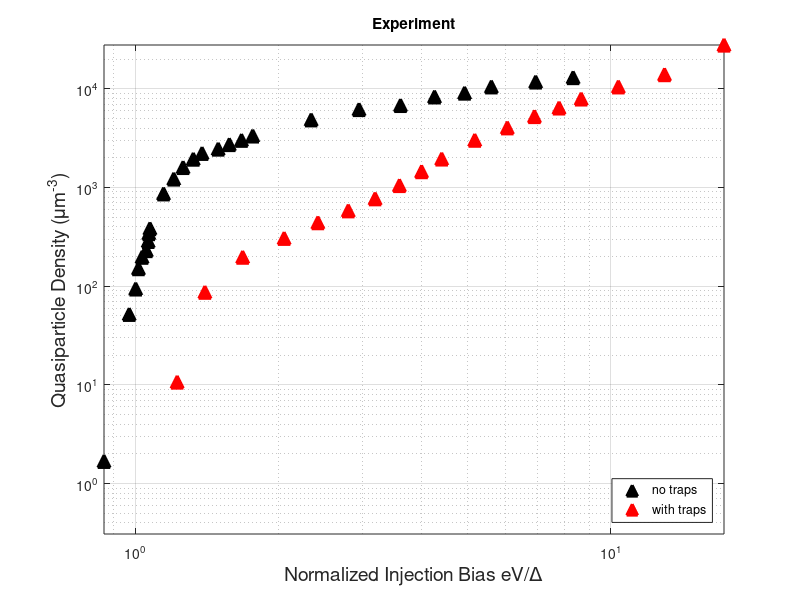
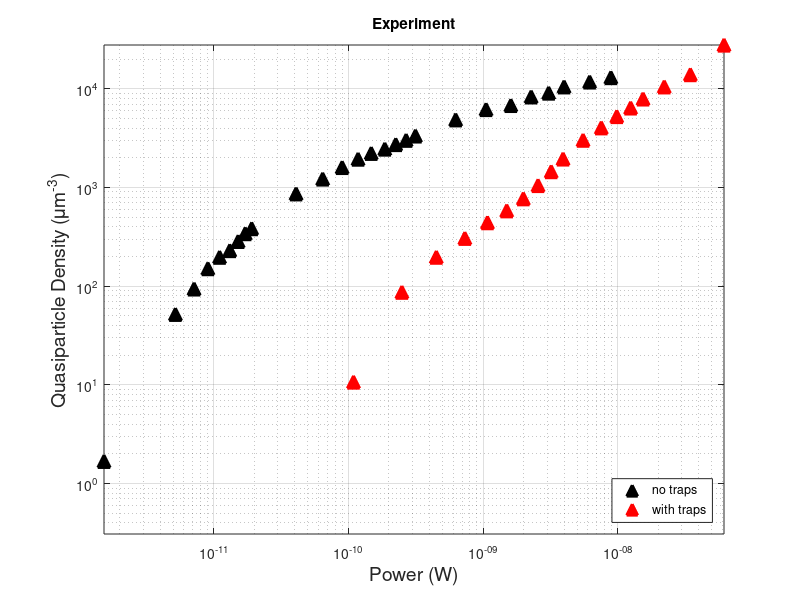

Write MATLAB code to recreate these figures, in order. (Note: this script raises an error after producing the figures.)
function steadyStateModelFit2TrapNoTrap
%steadyStateModelFit2TrapNoTrap Fitting to the `TrapNoTrap` dataset using
% the two-point equilibrium quasi-0D model

r_direct = 9.063e-05; r_phonon = 7.346e-01; c = 3.955e-02; vol = 5.000e+03;
r_direct_no_tr = r_direct; % in units of 1/\tau_0, assuming n_{qp} in units of n_{cp}
r_phonon_no_tr = r_phonon; % dimensionless
c_no_tr = c; % dimensionless
vol_no_tr = vol; % um^3

r_direct = 2.077e-04; r_phonon = 2.707e-01; c = 1.772e-01; vol = 5.000e+03;
r_direct_tr = r_direct; % in units of 1/\tau_0, assuming n_{qp} in units of n_{cp}
r_phonon_tr = r_phonon; % dimensionless
c_tr = c; % dimensionless
vol_tr = vol; % um^3

delta = 0.18e-3; % eV (aluminum superconducting gap)
Tph = 0.051; % K
tspan = [-310, -10]; % in units of \tau_0

% Number of the energy bins.
N = 100;

data = load('TrapNoTrap.mat');

V_tr = data.Trap(:, 5) / delta;
P_tr = data.Trap(:, 6);
nqp_tr = data.Trap(:, 8) - min(data.Trap(:, 8));

V_no_tr = data.NoTrap(:, 5) / delta;
P_no_tr = data.NoTrap(:, 6);
nqp_no_tr = data.NoTrap(:, 8) - min(data.NoTrap(:, 8));

figure
hold on
plot(V_no_tr, nqp_no_tr, 'k^',...
    'MarkerSize', 9, 'LineWidth', 2, 'MarkerFaceColor', 'k')
plot(V_tr, nqp_tr, 'r^',...
    'MarkerSize', 9, 'LineWidth', 2, 'MarkerFaceColor', 'r')
hold off
set(gca, 'xscale', 'Log', 'yscale', 'Log')
xlabel('Normalized Injection Bias eV/\Delta', 'FontSize', 14)
ylabel('Quasiparticle Density (\mu{m}^{-3})', 'FontSize', 14)
legend('no traps', 'with traps', 'Location', 'SouthEast')
title('Experiment')
axis tight
grid on
set(gca, 'box', 'on')

figure
hold on
plot(P_no_tr, nqp_no_tr, 'k^',...
    'MarkerSize', 9, 'LineWidth', 2, 'MarkerFaceColor', 'k')
plot(P_tr, nqp_tr, 'r^',...
    'MarkerSize', 9, 'LineWidth', 2, 'MarkerFaceColor', 'r')
hold off
set(gca, 'xscale', 'Log', 'yscale', 'Log')
xlabel('Power (W)', 'FontSize', 14)
ylabel('Quasiparticle Density (\mu{m}^{-3})', 'FontSize', 14)
legend('no traps', 'with traps', 'Location', 'SouthEast')
title('Experiment')
axis tight
grid on
set(gca, 'box', 'on')

V_sim_no_tr = [1.005; V_no_tr; 30.5];
V_sim_tr = [1.005; V_tr; 30.5];
nqp_sim_no_tr = NaN(size(V_sim_no_tr));
nqp_sim_tr = NaN(size(V_sim_tr));
P_sim_no_tr = NaN(size(V_sim_no_tr));
P_sim_tr = NaN(size(V_sim_tr));
parfor k = 1:length(V_sim_no_tr)
    if V_sim_no_tr(k) > 1
        [~, ~, ~, ~, nqp, ~, P_sim_no_tr(k)] =...
            twoRegionSteadyStateModelOptimized(Tph, tspan,...
            V_sim_no_tr(k), r_direct_no_tr, r_phonon_no_tr, c_no_tr,...
            vol_no_tr, N);
        nqp_sim_no_tr(k) = max(nqp);
    else
        nqp_sim_no_tr(k) = 0;
    end
    fprintf('*')
end
fprintf('\n')
parfor k = 1:length(V_sim_tr)
    if V_sim_tr(k) > 1
        [~, ~, ~, ~, nqp, ~, P_sim_tr(k)] = ...
            twoRegionSteadyStateModel(Tph, tspan,...
            V_sim_tr(k), r_direct_tr, r_phonon_tr, c_tr, vol_tr, N, false);
        nqp_sim_tr(k) = max(nqp);
    else
        nqp_sim_tr(k) = 0;
    end
    fprintf('*')
end
fprintf('\n')

figure
semilogy(V_no_tr, nqp_no_tr, 'k^', V_sim_no_tr, nqp_sim_no_tr, 'm*',...
    'MarkerSize', 9, 'LineWidth', 2, 'MarkerFaceColor', 'k')
xlabel('Normalized Injection Bias eV/\Delta', 'FontSize', 14)
ylabel('Quasiparticle Density (\mu{m}^{-3})', 'FontSize', 14)
legend({'no traps, experiment',...
    ['r_{qp} = ', num2str(r_direct_no_tr, '%.2e'), '/\tau_0, ',...
    'r_{ph} = ', num2str(r_phonon_no_tr, '%.3f'), ', ',...
    'c_{trap} = ', num2str(c_no_tr, '%.3f'), ', ',...
    'vol = ', num2str(vol_no_tr, '%.2e'), ' \mu{m}^3']},...
    'Location', 'SouthEast')
title('No Traps')
axis tight
grid on
 
figure
semilogy(V_tr, nqp_tr, 'r^', V_sim_tr, nqp_sim_tr, 'm*',...
    'MarkerSize', 9, 'LineWidth', 2, 'MarkerFaceColor', 'r')
xlabel('Normalized Injection Bias eV/\Delta', 'FontSize', 14)
ylabel('Quasiparticle Density (\mu{m}^{-3})', 'FontSize', 14)
legend({'no trap, experiment',...
    ['r_{qp} = ', num2str(r_direct_tr, '%.2e'), '/\tau_0, ',...
    'r_{ph} = ', num2str(r_phonon_tr, '%.3f'), ', ',...
    'c_{trap} = ', num2str(c_tr, '%.3f'), ', ',...
    'vol = ', num2str(vol_tr, '%.2e'), ' \mu{m}^3']},...
    'Location', 'SouthEast')
title('With Traps')
axis tight
grid on

h = figure;
loglog(P_no_tr, nqp_no_tr, 'k^', P_sim_no_tr, nqp_sim_no_tr, 'm*',...
    'MarkerSize', 9, 'LineWidth', 2, 'MarkerFaceColor', 'k')
xlabel('Power (W)', 'FontSize', 14)
ylabel('Quasiparticle Density (\mu{m}^{-3})', 'FontSize', 14)
legend({'no trap, experiment',...
    ['r_{qp} = ', num2str(r_direct_no_tr, '%.1e'), '/\tau_0, ',...
    'r_{ph} = ', num2str(r_phonon_no_tr, '%.2f'), ', ',...
    'c_{trap} = ', num2str(c_no_tr, '%.2f'), ', ',...
    'vol = ', num2str(vol_no_tr, '%.1e'), ' \mu{m}^3']},...
    'Location', 'SouthEast')
title('No Traps')
axis tight
grid on
set(gca, 'box', 'on')
savePDF(h, 'SimNoTrap.pdf')
save('SimNoTrap.mat', 'V_no_tr', 'P_no_tr', 'nqp_no_tr',...
    'V_sim_no_tr', 'P_sim_no_tr', 'nqp_sim_no_tr')

h = figure;
loglog(P_tr, nqp_tr, 'r^', P_sim_tr, nqp_sim_tr, 'm*',...
    'MarkerSize', 9, 'LineWidth', 2, 'MarkerFaceColor', 'r')
xlabel('Power (W)', 'FontSize', 14)
ylabel('Quasiparticle Density (\mu{m}^{-3})', 'FontSize', 14)
legend({'trap, experiment',...
    ['r_{qp} = ', num2str(r_direct_tr, '%.1e'), '/\tau_0, ',...
    'r_{ph} = ', num2str(r_phonon_tr, '%.2f'), ', ',...
    'c_{trap} = ', num2str(c_tr, '%.2f'), ', ',...
    'vol = ', num2str(vol_tr, '%.1e'), ' \mu{m}^3']},...
    'Location', 'SouthEast')
title('With Traps')
axis tight
grid on
set(gca, 'box', 'on')
savePDF(h, 'SimTrap.pdf')
save('SimTrap.mat', 'V_tr', 'P_tr', 'nqp_tr',...
    'V_sim_tr', 'P_sim_tr', 'nqp_sim_tr')

end